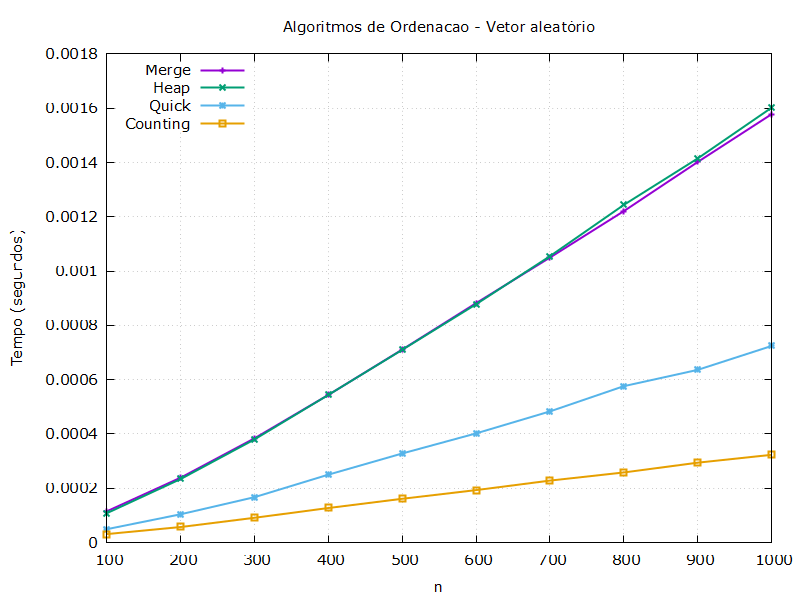

This chart was generated by the following gnuplot code:
# Set the terminal type and output file
set terminal pngcairo enhanced font 'Verdana,11' size 800, 600
set output 'comparacaoAleatorioMenores.png'

# Set the plot title and labels
set title 'Algoritmos de Ordenacao - Vetor aleatório'
set xlabel 'n'
set ylabel 'Tempo (segundos)'

# Define the data columns
n = 1
Selection = 2
Insertion = 3
Merge = 4
Heap = 5
Quick = 6
Counting = 7

set grid
set key left top
# Plot the data using lines
plot 'comparacaoAleatorio.dat' using n:Merge with linespoints  lw 2 title 'Merge', \
     'comparacaoAleatorio.dat' using n:Heap with linespoints  lw 2 title 'Heap', \
     'comparacaoAleatorio.dat' using n:Quick with linespoints  lw 2 title 'Quick', \
     'comparacaoAleatorio.dat' using n:Counting with linespoints  lw 2 title 'Counting'